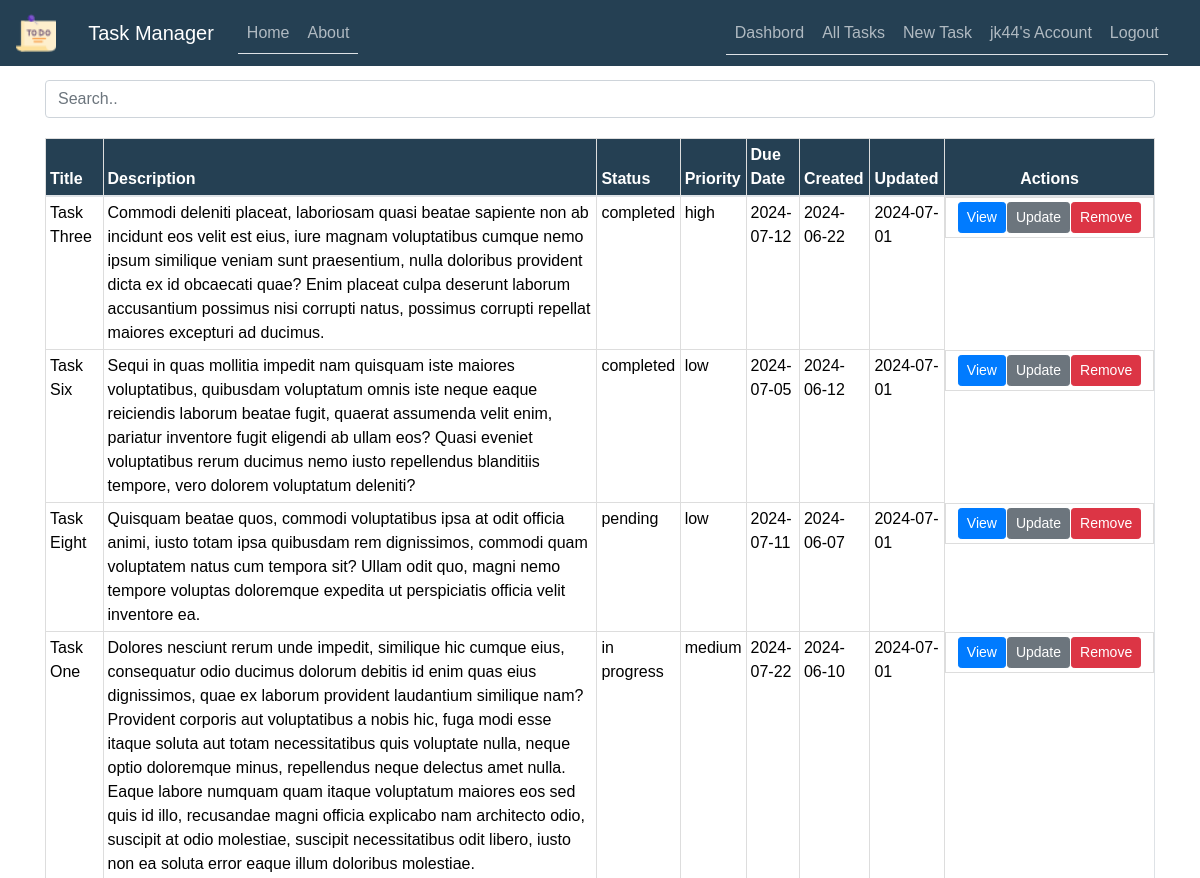
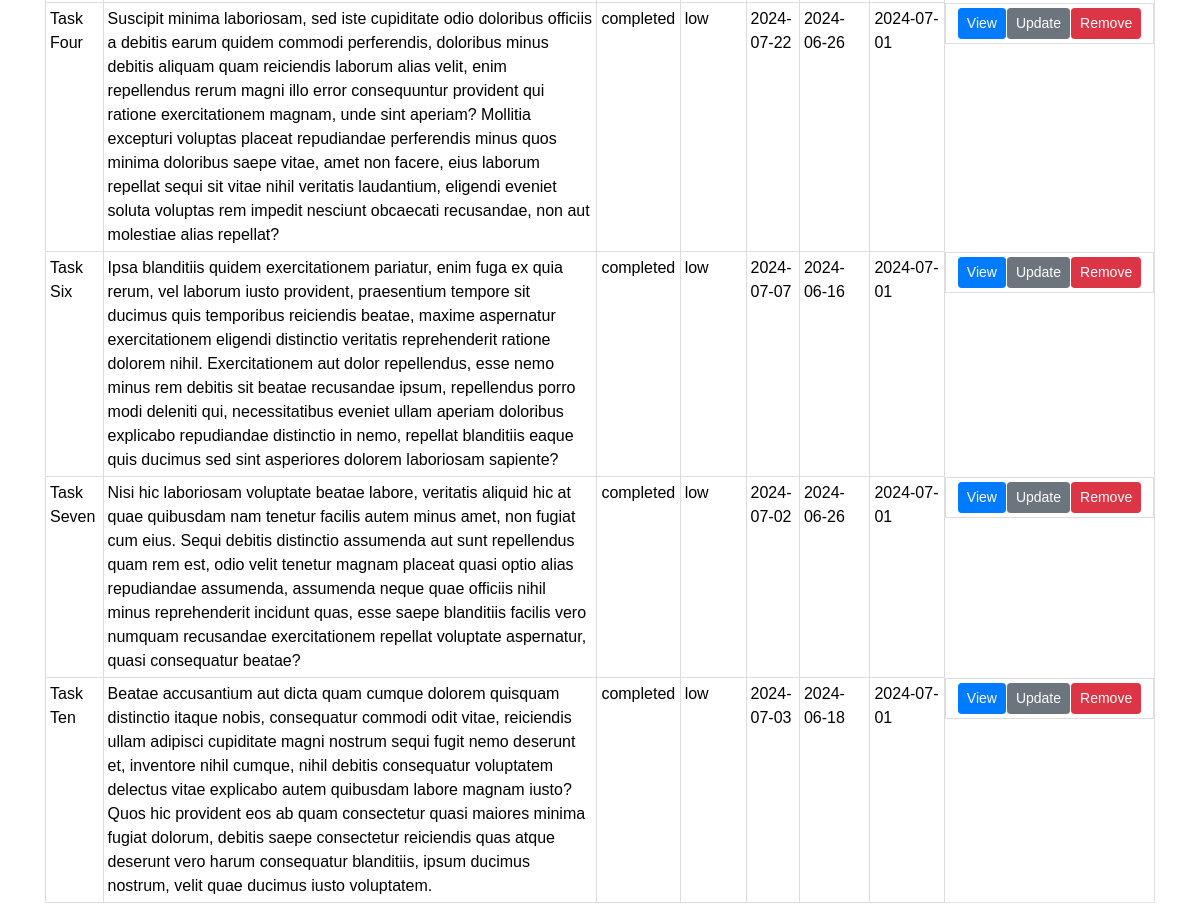
The app's page /tasks (signed in) with its own data (2 pictures, top to bottom).
### TaskManager/models.py (models this page shows, shortened)
class User(db.Model, UserMixin):
    id = db.Column(db.Integer, primary_key=True)
    username = db.Column(db.String(50), unique=True, nullable=False)
    email = db.Column(db.String(100), unique=True, nullable=False)
    password = db.Column(db.String(255), nullable=False)
    date_joined = db.Column(db.DateTime, default=datetime.now)
    last_login = db.Column(db.DateTime, default=datetime.now)
    tasks = db.relationship('Task', backref='user', lazy=True)
    task_collaborators = db.relationship('TaskCollaborator', backref='user', lazy=True)

class Task(db.Model):
    id = db.Column(db.Integer, primary_key=True)
    user_id = db.Column(db.Integer, db.ForeignKey('user.id'), nullable=False)
    title = db.Column(db.String(255), nullable=False)
    description = db.Column(db.Text)
    status = db.Column(db.Enum('in progress', 'completed', 'pending'), default='in progress')
    priority = db.Column(db.Enum('low', 'medium', 'high'), default='medium')
    due_date = db.Column(db.DateTime, default=datetime.utcnow)
    created_at = db.Column(db.DateTime, default=datetime.utcnow)
    updated_at = db.Column(db.DateTime, default=datetime.utcnow, onupdate=datetime.utcnow)
    notes = db.relationship(
        'Note', backref='task', lazy=True, cascade='all, delete-orphan')
    task_collaborators = db.relationship(
        'TaskCollaborator', backref='task', lazy=True, cascade='all, delete-orphan')

### TaskManager/tasks/routes.py (the view)
@tasks.route("/tasks")
@login_required
def all_tasks():
    tasks = current_user.tasks
    return render_template('all_tasks.html', tasks=tasks)

### TaskManager/models.py (called while the page is built)
@login_manager.user_loader
def load_user(user_id):
    return User.query.get(int(user_id))

### TaskManager/templates/all_tasks.html (shortened to what this page needs)
{% extends "layout.html" %}
{% import 'macros.html' as macros %}
{% block content %}
    <input class="form-control" id="myInput" type="text" placeholder="Search..">
    <table class="table table-bordered">
        <thead class="bg-steel">
            <tr>
                <th>Title</th>
                <th>Description</th>
                <th>Status</th>
                <th>Priority</th>
                <th>Due Date</th>
                <th>Created</th>
                <th>Updated</th>
                <th class="text-center actions-column">Actions</th>
            </tr>
        </thead>
        <tbody id="myTable">
            {% for task in tasks %}
                <tr>
                    <td class="article-title">{{ task.title }}</td>
                    <td class="article-content">{{ task.description }}</td>
                    <td>{{ task.status }}</td>
                    <td>{{ task.priority }}</td>
                    <td>{{ task.due_date.strftime('%Y-%m-%d') }}</td>
                    <td>{{ task.created_at.strftime('%Y-%m-%d') }}</td>
                    <td>{{ task.updated_at.strftime('%Y-%m-%d') }}</td>
                    <td class="table-actions d-flex justify-content-center">
                        <a href="{{ url_for('tasks.task', task_id=task.id) }}" class="btn btn-primary btn-sm">View</a>
                        <a href="{{ url_for('tasks.update_task', task_id=task.id) }}" class="btn btn-secondary btn-sm">Update</a>
                        <button type="button" class="btn btn-danger btn-sm" data-toggle="modal" data-target="#deleteModal{{ task.id }}">
                            Remove
                        </button>
                    </td>
                </tr>
            {% endfor %}
        </tbody>
    </table>
{% endblock %}

### TaskManager/templates/layout.html (shortened to what this page needs)
<!DOCTYPE html>
<html>
<head>
    <link rel="stylesheet" href="https://maxcdn.bootstrapcdn.com/bootstrap/4.0.0/css/bootstrap.min.css">
    <link rel="stylesheet" type="text/css" href="{{ url_for('static', filename='main.css') }}">
</head>
<body>
    <header class="site-header">
      <nav class="navbar navbar-expand-md navbar-dark bg-steel fixed-top">
        <a class="navbar-brand" href="#">
          <img src="{{ url_for('static', filename='tache3.png') }}" alt="Logo" style="width:40px;">
        </a>
        <div class="container">
          <a class="navbar-brand mr-4" href="/">Task Manager</a>
          <div class="collapse navbar-collapse" id="navbarToggle">
            <div class="nav nav-tabs mr-auto navbar-nav">
              <a class="nav-item nav-link" href="{{ url_for('main.home') }}">Home</a>
              <a class="nav-item nav-link" href="{{ url_for('main.about') }}">About</a>
            </div>
            <div class="nav nav-tabs">
              <div class="navbar-nav">
                {% if current_user.is_authenticated %}
                <a class="nav-link" href="{{ url_for('main.dashbord') }}">Dashbord</a>
                  <a class="nav-link" href="{{ url_for('tasks.all_tasks') }}"> All Tasks </a>
                  <a class="nav-link" href="{{ url_for('tasks.new_task') }}">New Task</a>
                  <a class="nav-link" href="{{ url_for('users.account') }}">{{ current_user.username }}'s Account</a>
                  <a class="nav-link" href="{{ url_for('users.logout') }}">Logout</a>
                {% else %}
                  <a class="nav-item nav-link" href="{{ url_for('users.login') }}">Login</a>
                  <a class="nav-item nav-link" href="{{ url_for('users.register') }}">Register</a>
                {% endif %}
              </div>
            </div>
          </div>
        </div>
      </nav>
    </header>
    <main role="main" class="container">
      <div class="row">
        <div class="col-md-12">
          {% block content %}{% endblock %}
        </div>
      </div>
    </main>
  </body>
</html>

### TaskManager/static/main.css (style rules this page uses)
body { width: 100%; height: 100vh; font-family: Arial, sans-serif; background-image: url('my-main.jpg'); background-position: center; background-size: cover; background-attachment: fixed; position: relative; margin-top: 5rem; color: #000000; }
.bg-steel { background-color: #254053; color: #000000; }
.table { width: 100%; margin: 20px 0; border-collapse: collapse; }
.table th, .table td { border: 1px solid #dddddd; padding: 4px; text-align: left; }
.table th { background-color: #254053; color: #ffffff; }
.table td { background: #ffffffe5; }
.table-actions a { margin-right: 1px; }
.container { width: 95%; max-width: 1400px; margin: 0 auto; }
.site-header .navbar-nav .nav-link { color: #fdfeffa4; }
.actions-column { width: 210px; }

### records on screen
User: username "jk44"
Task: title "Task Three", description "Commodi deleniti placeat, laboriosam quasi beatae sapiente non ab incidunt eos velit est eius, iure magnam voluptatibus cumque nemo ipsum similique veniam sunt praesentium, nulla doloribus provident dicta ex id obcaecati quae? Enim placeat culpa deserunt laborum accusantium possimus nisi corrupti natus, possimus corrupti repellat maiores excepturi ad ducimus.", status "completed", priority "high", due_date "2024-07-12", created_at "2024-06-22", updated_at "2024-07-01"
Task: title "Task Six", description "Sequi in quas mollitia impedit nam quisquam iste maiores voluptatibus, quibusdam voluptatum omnis iste neque eaque reiciendis laborum beatae fugit, quaerat assumenda velit enim, pariatur inventore fugit eligendi ab ullam eos? Quasi eveniet voluptatibus rerum ducimus nemo iusto repellendus blanditiis tempore, vero dolorem voluptatum deleniti?", status "completed", priority "low", due_date "2024-07-05", created_at "2024-06-12", updated_at "2024-07-01"
Task: title "Task Eight", description "Quisquam beatae quos, commodi voluptatibus ipsa at odit officia animi, iusto totam ipsa quibusdam rem dignissimos, commodi quam voluptatem natus cum tempora sit? Ullam odit quo, magni nemo tempore voluptas doloremque expedita ut perspiciatis officia velit inventore ea.", status "pending", priority "low", due_date "2024-07-11", created_at "2024-06-07", updated_at "2024-07-01"
Task: title "Task One", description "Dolores nesciunt rerum unde impedit, similique hic cumque eius, consequatur odio ducimus dolorum debitis id enim quas eius dignissimos, quae ex laborum provident laudantium similique nam? Provident corporis aut voluptatibus a nobis hic, fuga modi esse itaque soluta aut totam necessitatibus quis voluptate nulla, neque optio doloremque minus, repellendus neque delectus amet nulla. Eaque labore numquam quam itaque voluptatum maiores eos sed quis id illo, recusandae magni officia explicabo nam architecto odio, suscipit at odio molestiae, suscipit necessitatibus odit libero, iusto non ea soluta error eaque illum doloribus molestiae.", status "in progress", priority "medium", due_date "2024-07-22", created_at "2024-06-10", updated_at "2024-07-01"
Task: title "Task Four", description "Suscipit minima laboriosam, sed iste cupiditate odio doloribus officiis a debitis earum quidem commodi perferendis, doloribus minus debitis aliquam quam reiciendis laborum alias velit, enim repellendus rerum magni illo error consequuntur provident qui ratione exercitationem magnam, unde sint aperiam? Mollitia excepturi voluptas placeat repudiandae perferendis minus quos minima doloribus saepe vitae, amet non facere, eius laborum repellat sequi sit vitae nihil veritatis laudantium, eligendi eveniet soluta voluptas rem impedit nesciunt obcaecati recusandae, non aut molestiae alias repellat?", status "completed", priority "low", due_date "2024-07-22", created_at "2024-06-26", updated_at "2024-07-01"
Task: title "Task Six", description "Ipsa blanditiis quidem exercitationem pariatur, enim fuga ex quia rerum, vel laborum iusto provident, praesentium tempore sit ducimus quis temporibus reiciendis beatae, maxime aspernatur exercitationem eligendi distinctio veritatis reprehenderit ratione dolorem nihil. Exercitationem aut dolor repellendus, esse nemo minus rem debitis sit beatae recusandae ipsum, repellendus porro modi deleniti qui, necessitatibus eveniet ullam aperiam doloribus explicabo repudiandae distinctio in nemo, repellat blanditiis eaque quis ducimus sed sint asperiores dolorem laboriosam sapiente?", status "completed", priority "low", due_date "2024-07-07", created_at "2024-06-16", updated_at "2024-07-01"
Task: title "Task Seven", description "Nisi hic laboriosam voluptate beatae labore, veritatis aliquid hic at quae quibusdam nam tenetur facilis autem minus amet, non fugiat cum eius. Sequi debitis distinctio assumenda aut sunt repellendus quam rem est, odio velit tenetur magnam placeat quasi optio alias repudiandae assumenda, assumenda neque quae officiis nihil minus reprehenderit incidunt quas, esse saepe blanditiis facilis vero numquam recusandae exercitationem repellat voluptate aspernatur, quasi consequatur beatae?", status "completed", priority "low", due_date "2024-07-02", created_at "2024-06-26", updated_at "2024-07-01"
Task: title "Task Ten", description "Beatae accusantium aut dicta quam cumque dolorem quisquam distinctio itaque nobis, consequatur commodi odit vitae, reiciendis ullam adipisci cupiditate magni nostrum sequi fugit nemo deserunt et, inventore nihil cumque, nihil debitis consequatur voluptatem delectus vitae explicabo autem quibusdam labore magnam iusto? Quos hic provident eos ab quam consectetur quasi maiores minima fugiat dolorum, debitis saepe consectetur reiciendis quas atque deserunt vero harum consequatur blanditiis, ipsum ducimus nostrum, velit quae ducimus iusto voluptatem.", status "completed", priority "low", due_date "2024-07-03", created_at "2024-06-18", updated_at "2024-07-01"
